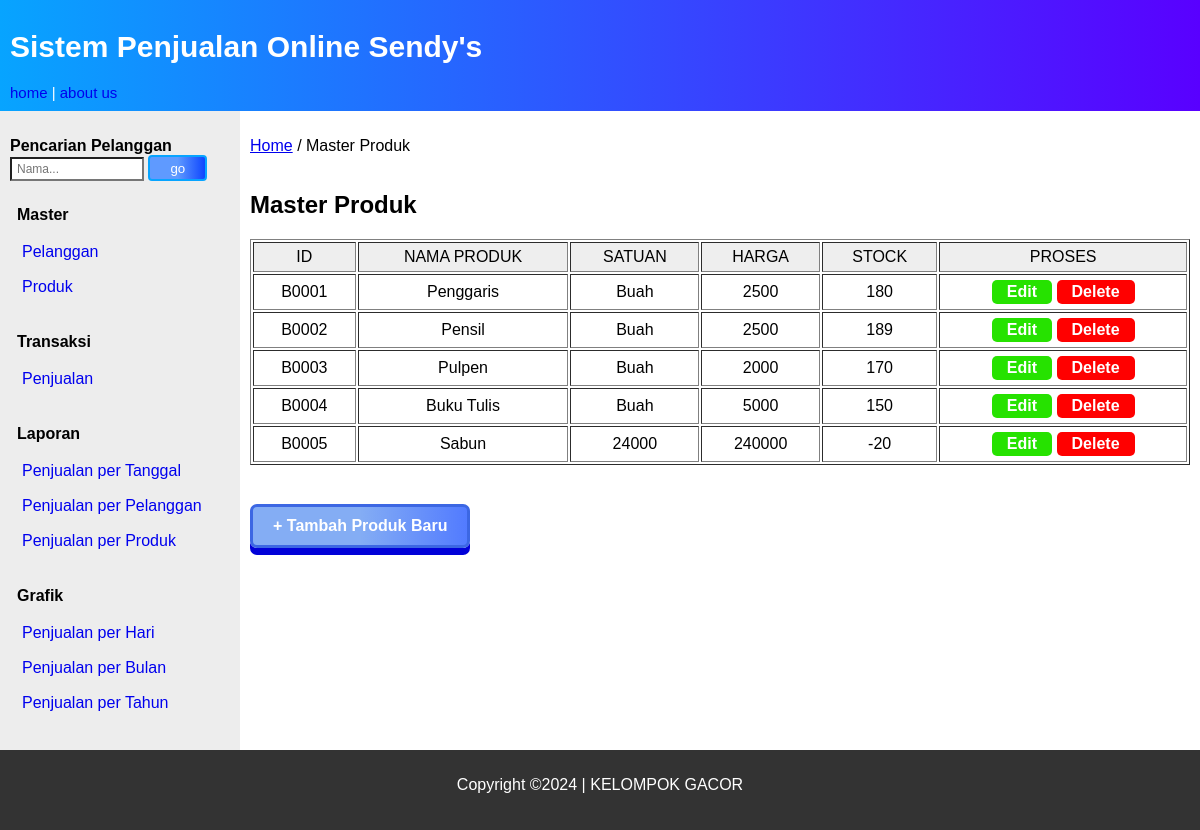
The page /index.php?page=produk on the database its author committed.
### tables this page shows
CREATE TABLE `produk` (
  `id_produk` varchar(5) NOT NULL,
  `nm_produk` varchar(30) NOT NULL,
  `satuan` varchar(10) NOT NULL,
  `harga` decimal(10,0) NOT NULL,
  `stock` int(3) NOT NULL
);

### produk.php (the view, shortened to what this page needs)
<article>
<p><a href="index.php">Home</a> / Master Produk    </p>
    <h2 style="font-weight:900;">Master Produk  </h2>
    <?php
    include_once "koneksi.php";
    $query = "SELECT * FROM produk ORDER BY id_produk";
    $sql = mysqli_query($conn, $query);
    ?>
    <table border="1">
        <tr>
            <th>ID</th>
            <th>NAMA PRODUK</th>
            <th>SATUAN</th>
            <th>HARGA</th>
            <th>STOCK</th>
            <th>PROSES</th>
        </tr>
        <?php
           if (mysqli_num_rows($sql)) {
        while ($row = mysqli_fetch_assoc($sql)) {
            $id_produk = $row['id_produk'];
            $nm_produk = $row['nm_produk'];
            $satuan = $row['satuan'];
            $harga = $row['harga'];
            $stock = $row['stock'];
        ?>
            <tr>
                <td align="center"><?php echo $id_produk ?></td>
                <td align="center"><?php echo $nm_produk ?></td>
                <td align="center"><?php echo $satuan ?></td>
                <td align="center"><?php echo $harga ?></td>
                <td align="center"><?php echo $stock ?></td>
                <td align="center" >
                    <a  class="link2" href="index.php?page=produk_edit&produk=<?= $id_produk ?>">Edit </a>
                    <a  class="link3 hapus"  onclick="peringatan()" >Delete</a>
                </td>
            </tr>
        <?php }}else{
             echo '<tr><td align="center" colspan = "7"><strong>Data Produk Tidak Ada</strong></td></tr>';
        } ?>
    </table> <br />
    <h4>
    <a href="index.php?page=produk_add" class="button">+ Tambah Produk Baru</a>
    </h4>
</article>

### style18.css (style rules this page uses)
* { box-sizing: border-box; scroll-behavior: smooth; }
body { font-family: Arial, Helvetica, sans-serif; margin: 0px; padding: 0px; }
nav, article { display: flex; flex-direction: column; min-height: 300px; padding: 10px; }
article { flex-grow: 20; max-width: 80%; }
.button { display: inline-block; text-decoration: none; padding: 10px 20px; border: 3px solid #3c67e3; border-radius: 7px; font-weight: bold; color: #fff; box-shadow: 0 7px #0101d8; background-image: linear-gradient(90deg, #84adf4 50%, #527bff 100%); }
tr th { background: #eeeeee; color: rgb(0, 0, 0); font-weight: normal; }
th, td { padding: 5px 10px; }
.link2 { text-decoration: none; display: inline-block; padding: 3px 15px; background-color: #26e200; color: #ffffff; border-radius: 5px; font-weight: 600; }
.link3 { text-decoration: none; display: inline-block; padding: 3px 15px; background-color: #ff0000; color: #ffffff; border-radius: 5px; font-weight: 600; }

### rows shown on the page
produk: id_produk "B0001", nm_produk "Penggaris", satuan "Buah", harga "2500", stock "180"
produk: id_produk "B0002", nm_produk "Pensil", satuan "Buah", harga "2500", stock "189"
produk: id_produk "B0003", nm_produk "Pulpen", satuan "Buah", harga "2000", stock "170"
produk: id_produk "B0004", nm_produk "Buku Tulis", satuan "Buah", harga "5000", stock "150"
produk: id_produk "B0005", nm_produk "Sabun", satuan "24000", harga "240000", stock "-20"
